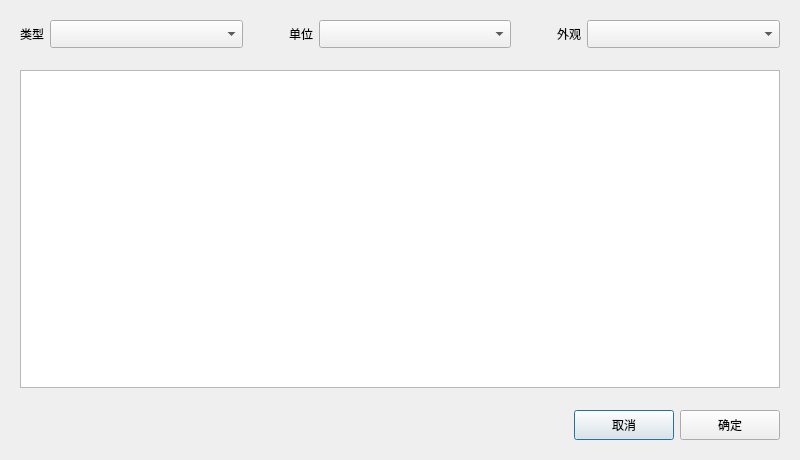
<?xml version="1.0" encoding="UTF-8"?>
<ui version="4.0">
 <class>Dialog</class>
 <widget class="QDialog" name="Dialog">
  <property name="geometry">
   <rect>
    <x>0</x>
    <y>0</y>
    <width>800</width>
    <height>460</height>
   </rect>
  </property>
  <property name="windowTitle">
   <string>Dialog</string>
  </property>
  <layout class="QGridLayout" name="gridLayout_4">
   <item row="0" column="0">
    <widget class="QWidget" name="widget" native="true">
     <layout class="QGridLayout" name="gridLayout_3">
      <item row="0" column="0">
       <layout class="QGridLayout" name="gridLayout_2">
        <item row="0" column="0">
         <widget class="QLabel" name="label">
          <property name="sizePolicy">
           <sizepolicy hsizetype="Fixed" vsizetype="Preferred">
            <horstretch>0</horstretch>
            <verstretch>0</verstretch>
           </sizepolicy>
          </property>
          <property name="maximumSize">
           <size>
            <width>60</width>
            <height>16777215</height>
           </size>
          </property>
          <property name="text">
           <string>类型</string>
          </property>
          <property name="alignment">
           <set>Qt::AlignCenter</set>
          </property>
         </widget>
        </item>
        <item row="0" column="1">
         <widget class="QComboBox" name="comboBox_type">
          <property name="sizePolicy">
           <sizepolicy hsizetype="Expanding" vsizetype="Fixed">
            <horstretch>0</horstretch>
            <verstretch>0</verstretch>
           </sizepolicy>
          </property>
          <property name="minimumSize">
           <size>
            <width>0</width>
            <height>28</height>
           </size>
          </property>
         </widget>
        </item>
        <item row="0" column="2">
         <spacer name="horizontalSpacer_2">
          <property name="orientation">
           <enum>Qt::Horizontal</enum>
          </property>
          <property name="sizeType">
           <enum>QSizePolicy::Fixed</enum>
          </property>
          <property name="sizeHint" stdset="0">
           <size>
            <width>40</width>
            <height>20</height>
           </size>
          </property>
         </spacer>
        </item>
        <item row="0" column="3">
         <widget class="QLabel" name="label_2">
          <property name="sizePolicy">
           <sizepolicy hsizetype="Fixed" vsizetype="Preferred">
            <horstretch>0</horstretch>
            <verstretch>0</verstretch>
           </sizepolicy>
          </property>
          <property name="maximumSize">
           <size>
            <width>60</width>
            <height>16777215</height>
           </size>
          </property>
          <property name="text">
           <string>单位</string>
          </property>
          <property name="alignment">
           <set>Qt::AlignCenter</set>
          </property>
         </widget>
        </item>
        <item row="0" column="4">
         <widget class="QComboBox" name="comboBox_unit">
          <property name="sizePolicy">
           <sizepolicy hsizetype="Expanding" vsizetype="Fixed">
            <horstretch>0</horstretch>
            <verstretch>0</verstretch>
           </sizepolicy>
          </property>
          <property name="minimumSize">
           <size>
            <width>0</width>
            <height>28</height>
           </size>
          </property>
         </widget>
        </item>
        <item row="0" column="5">
         <spacer name="horizontalSpacer_3">
          <property name="orientation">
           <enum>Qt::Horizontal</enum>
          </property>
          <property name="sizeType">
           <enum>QSizePolicy::Fixed</enum>
          </property>
          <property name="sizeHint" stdset="0">
           <size>
            <width>40</width>
            <height>20</height>
           </size>
          </property>
         </spacer>
        </item>
        <item row="0" column="6">
         <widget class="QLabel" name="label_3">
          <property name="sizePolicy">
           <sizepolicy hsizetype="Fixed" vsizetype="Preferred">
            <horstretch>0</horstretch>
            <verstretch>0</verstretch>
           </sizepolicy>
          </property>
          <property name="maximumSize">
           <size>
            <width>60</width>
            <height>16777215</height>
           </size>
          </property>
          <property name="text">
           <string>外观</string>
          </property>
          <property name="alignment">
           <set>Qt::AlignCenter</set>
          </property>
         </widget>
        </item>
        <item row="0" column="7">
         <widget class="QComboBox" name="comboBox_image">
          <property name="sizePolicy">
           <sizepolicy hsizetype="Expanding" vsizetype="Fixed">
            <horstretch>0</horstretch>
            <verstretch>0</verstretch>
           </sizepolicy>
          </property>
          <property name="minimumSize">
           <size>
            <width>0</width>
            <height>28</height>
           </size>
          </property>
         </widget>
        </item>
       </layout>
      </item>
      <item row="3" column="0">
       <spacer name="verticalSpacer">
        <property name="orientation">
         <enum>Qt::Vertical</enum>
        </property>
        <property name="sizeType">
         <enum>QSizePolicy::Fixed</enum>
        </property>
        <property name="sizeHint" stdset="0">
         <size>
          <width>20</width>
          <height>16</height>
         </size>
        </property>
       </spacer>
      </item>
      <item row="2" column="0">
       <widget class="QTableWidget" name="tableWidget_items"/>
      </item>
      <item row="4" column="0">
       <layout class="QGridLayout" name="gridLayout">
        <item row="0" column="0">
         <spacer name="horizontalSpacer">
          <property name="orientation">
           <enum>Qt::Horizontal</enum>
          </property>
          <property name="sizeHint" stdset="0">
           <size>
            <width>40</width>
            <height>20</height>
           </size>
          </property>
         </spacer>
        </item>
        <item row="0" column="1">
         <widget class="QPushButton" name="pushButton_cancel">
          <property name="minimumSize">
           <size>
            <width>100</width>
            <height>30</height>
           </size>
          </property>
          <property name="text">
           <string>取消</string>
          </property>
         </widget>
        </item>
        <item row="0" column="2">
         <widget class="QPushButton" name="pushButton_sure">
          <property name="minimumSize">
           <size>
            <width>100</width>
            <height>30</height>
           </size>
          </property>
          <property name="text">
           <string>确定</string>
          </property>
         </widget>
        </item>
       </layout>
      </item>
      <item row="1" column="0">
       <spacer name="verticalSpacer_2">
        <property name="orientation">
         <enum>Qt::Vertical</enum>
        </property>
        <property name="sizeType">
         <enum>QSizePolicy::Fixed</enum>
        </property>
        <property name="sizeHint" stdset="0">
         <size>
          <width>20</width>
          <height>16</height>
         </size>
        </property>
       </spacer>
      </item>
     </layout>
    </widget>
   </item>
  </layout>
 </widget>
 <resources/>
 <connections/>
</ui>
